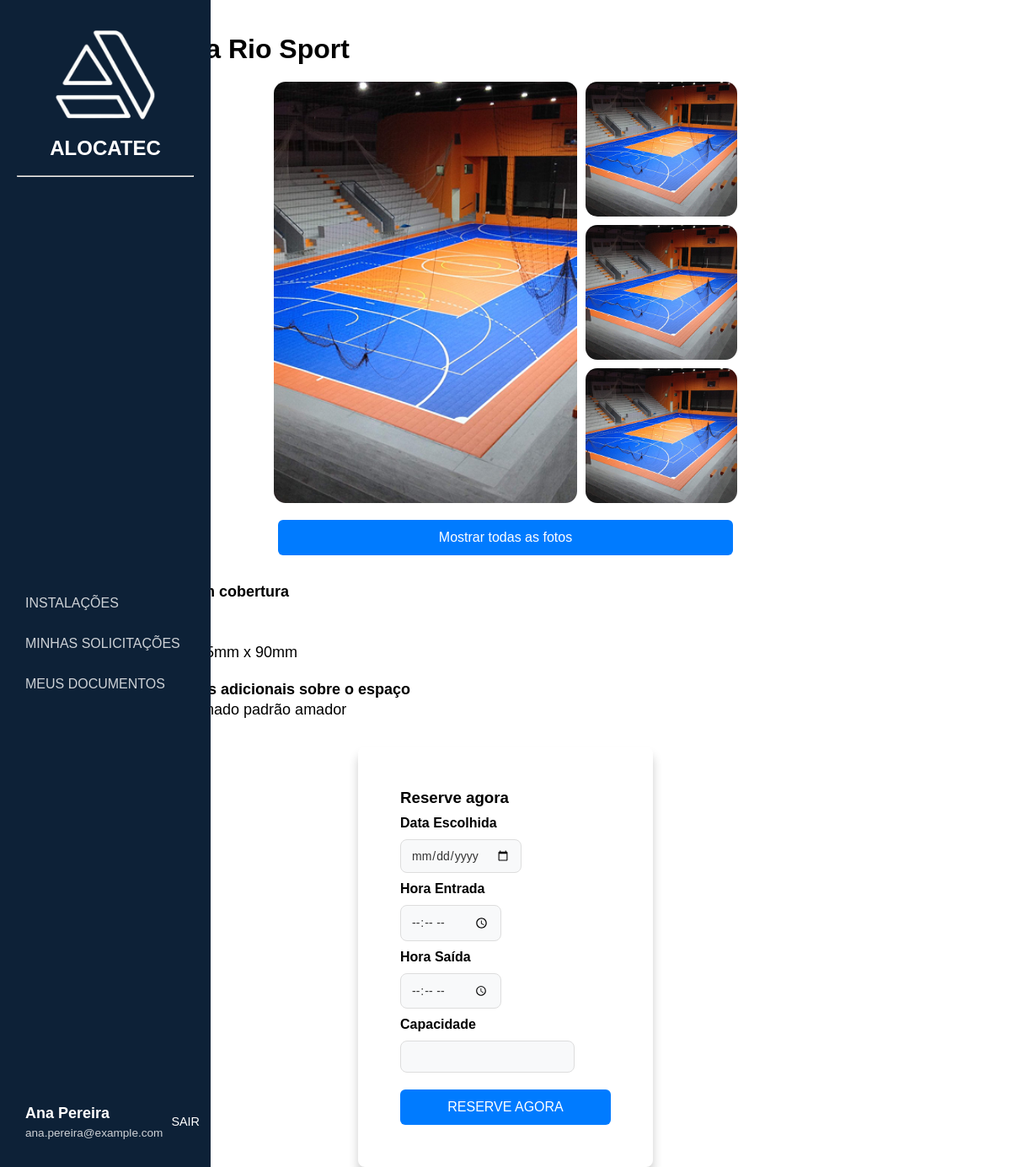
/pages/busca/buscainformativo.php?id=2 (signed in), run on the app's committed database.
### tables this page shows
CREATE TABLE espaco (
    id_espaco INT AUTO_INCREMENT PRIMARY KEY,
    capacidade INT NOT NULL,
    cobertura ENUM('Sim', 'Não') NOT NULL,
    largura VARCHAR(10),
    comprimento VARCHAR(10),
    descricao_adicional VARCHAR(10000) NOT NULL,
    localidade VARCHAR(100) NOT NULL,
    status ENUM('disponível', 'indisponível') NOT NULL,
    id_estabelecimento INT NOT NULL,
    FOREIGN KEY (id_estabelecimento) REFERENCES estabelecimento(id_estabelecimento)
);

CREATE TABLE estabelecimento (
    id_estabelecimento INT AUTO_INCREMENT PRIMARY KEY,
    nome_est VARCHAR(100) NOT NULL,
    tipo ENUM('Vôlei','Futebol','Basquete','Piscina', 'Poliesportivo','Outros') NOT NULL,
    endereco VARCHAR(150) NOT NULL,
    numero NUMERIC(5) NOT NULL,
    bairro VARCHAR(150) NOT NULL,
    cep VARCHAR(10) NOT NULL,
    cidade VARCHAR(150) NOT NULL,
    complemento VARCHAR(150),
    uf VARCHAR(2) NOT NULL,
    status ENUM('Ativo', 'Inativo') NOT NULL,
    inicio TIME NOT NULL,
    termino TIME NOT NULL,
    disponibilidade ENUM('Seg-Sex', 'Sab-Dom', 'Seg-Dom') NOT NULL,
    id_administrador INT NOT NULL,
    FOREIGN KEY (id_administrador) REFERENCES administrador(id_administrador)
);

### login/login.php (called while the page is built, shortened)
<?php
class Store
{
    public static function get($key)
    {
        return $_SESSION[$key] ?? null;
    }
}

### pages/busca/buscainformativo.php (the view, shortened to what this page needs)
<?php
require_once '../../login/login.php';
$usuario = Store::get('usuario');
?>
<!DOCTYPE html>
<html lang="pt-BR">
<head>
    <link rel="stylesheet" href="buscainformativo.css">
</head>
<body>
    <aside class="sidebar">
        <div class="logo">
            <div class="icone-logo">
                <img src="./img/logo.png" alt="Logo ALOCATEC">
            </div>
            <h2>ALOCATEC</h2>
            <br>
            <hr>
        </div>
<nav>
      <ul>
          <li><a href="../instalacoes/instalacoes.php">INSTALAÇÕES</a></li>
          <li><a href="../solicitacoes/solicitacoes.php">MINHAS SOLICITAÇÕES</a></li>
          <li><a href="../documentos/meusdocumentos.php">MEUS DOCUMENTOS</a></li>
      </ul>
    </nav>
<div class="user" data-usuario="<?= $usuario['id'] ?>"
     onclick="window.location.href='../perfil/perfil.php?usuario=<?= $usuario['id'] ?>'">
    <div class="user-info">
        <p class="nome"><?= htmlspecialchars($usuario['nome_usu']) ?></p>
        <p class="cargo"><?= htmlspecialchars($usuario['email']) ?></p>
    </div>
    <a href="../../login/logout.php" class="logout">SAIR</a>
</div>
    </aside>
  <main class="main-content">
    <div class="conteudo-central">
<?php
require_once '../../database/conexao_bd_mysql.php';
$id_estabelecimento = intval($_GET['id']);
$sql = "SELECT
    e.nome_est,
    s.cobertura,
    s.largura,
    s.comprimento,
    s.descricao_adicional
FROM espaco s
INNER JOIN estabelecimento e ON s.id_estabelecimento = e.id_estabelecimento
WHERE s.id_estabelecimento = $id_estabelecimento;
";
$reservas = mysqli_query($conexao_servidor_bd, $sql);
$value = mysqli_fetch_assoc($reservas);
echo "
<h1 class='titulo-principal'>" . htmlspecialchars($value['nome_est']) . "</h1>
<div class='container-fotos'>
  <img class='quadro-maior' src='img/quadra.png' alt='foto1'>
  <img class='quadro-medio' src='img/quadra.png' alt='foto2'>
  <img class='quadro-pequeno' src='img/quadra.png' alt='foto3'>
  <img class='quadro-pequeno' src='img/quadra.png' alt='foto4'>
</div>
<button class='mostrar-fotos'>Mostrar todas as fotos</button>
<div class='descricao'>
  <p><strong>Quadra com cobertura</strong></p>
  <p>" . htmlspecialchars($value['cobertura']) . "</p><br>
  <p>Tamanho: " . htmlspecialchars($value['largura']) . "m x " . htmlspecialchars($value['comprimento']) . "m</p>
  <h3>Informações adicionais sobre o espaço</h3>
  <p>" . htmlspecialchars($value['descricao_adicional']) . "</p>
</div>
";
?>
      <div class="box">
<form class="reserva" method="POST" action="">
    <h3>Reserve agora</h3>
    <label>Data Escolhida</label>
    <input type="date" name="data" required />
    <label>Hora Entrada</label>
    <input type="time" name="horario_inicio" required />
    <label>Hora Saída</label>
    <input type="time" name="horario_fim" required />
    <label>Capacidade</label>
    <input type="number" name="capacidade" min="1" required />
    <button type="submit" name="salvar_reserva">RESERVE AGORA</button>
</form>
      </div>
    </div>
  </main>
</body>
</html>

### pages/busca/buscainformativo.css (style rules this page uses)
* { margin: 0; padding: 0; box-sizing: border-box; font-family: "Nunito", sans-serif; }
body { display: flex; height: 100vh; }
.sidebar { position: fixed; height: 100vh; width: 250px; background: #0d2137; color: white; display: flex; flex-direction: column; justify-content: space-between; padding: 30px 20px; }
.logo { text-align: center; margin-bottom: 10px; }
.logo img { width: 120px; height: auto; }
.icone-logo { font-size: 40px; font-weight: bold; }
nav ul { list-style: none; }
nav ul li { padding: 15px 10px; cursor: pointer; opacity: 0.8; transition: 0.3s; }
a { text-decoration: none; color: white; }
.user { display: flex; align-items: center; gap: 10px; }
.user-info p { margin: 0; }
.nome { font-weight: bold; }
.cargo { font-size: 0.85rem; opacity: 0.8; }
.logout { margin-left: auto; color: #fff; font-size: 0.9rem; text-decoration: none; }
p { margin: 0; font-size: 18px; line-height: 1.5; text-align: justify; }
.main-content { flex: 1; padding: 40px; overflow-y: auto; display: flex; justify-content: center; }
.conteudo-central { max-width: 900px; width: 100%; }
.container-fotos { width: 100%; max-width: 550px; margin: 20px auto; display: grid; grid-template-columns: 2fr 1fr; grid-template-rows: repeat(3, 160px); gap: 10px; }
.container-fotos img { width: 100%; height: 100%; object-fit: cover; border-radius: 14px; }
.quadro-maior { grid-row: span 3; }
.mostrar-fotos { width: 60%; margin-left: 20%; background-color: #007bff; color: white; border: none; padding: 12px 24px; font-size: 16px; border-radius: 6px; cursor: pointer; margin-bottom: 30px; }
.descricao { margin-bottom: 30px; }
.descricao h3 { margin-top: 20px; font-size: 18px; }
.box { margin: 0 auto; width: 350px; background: white; border-radius: 8px; padding: 10px; box-shadow: 0 10px 12px rgba(0, 0, 0, 0.2); }
.reserva { padding: 40px; border-radius: 8px; }
.reserva label { display: block; margin-top: 10px; font-weight: bold; }
.reserva input { background: #f8f9fa; border: 1px solid #ddd; border-radius: 8px; padding: 10px 12px; font-size: 14px; color: #333; margin-top: 10px; }
.reserva button { margin-top: 20px; width: 100%; padding: 12px; background-color: #007bff; color: white; border: none; border-radius: 6px; font-size: 16px; }

### data on the page
espaco: id_estabelecimento.nome_est "Quadra Rio Sport", largura "45m", comprimento "90m", descricao_adicional "Campo gramado padrão amador"

### other printed values
$usuario['nome_usu'] "Ana Pereira"
$usuario['email'] "ana.pereira@example.com"
